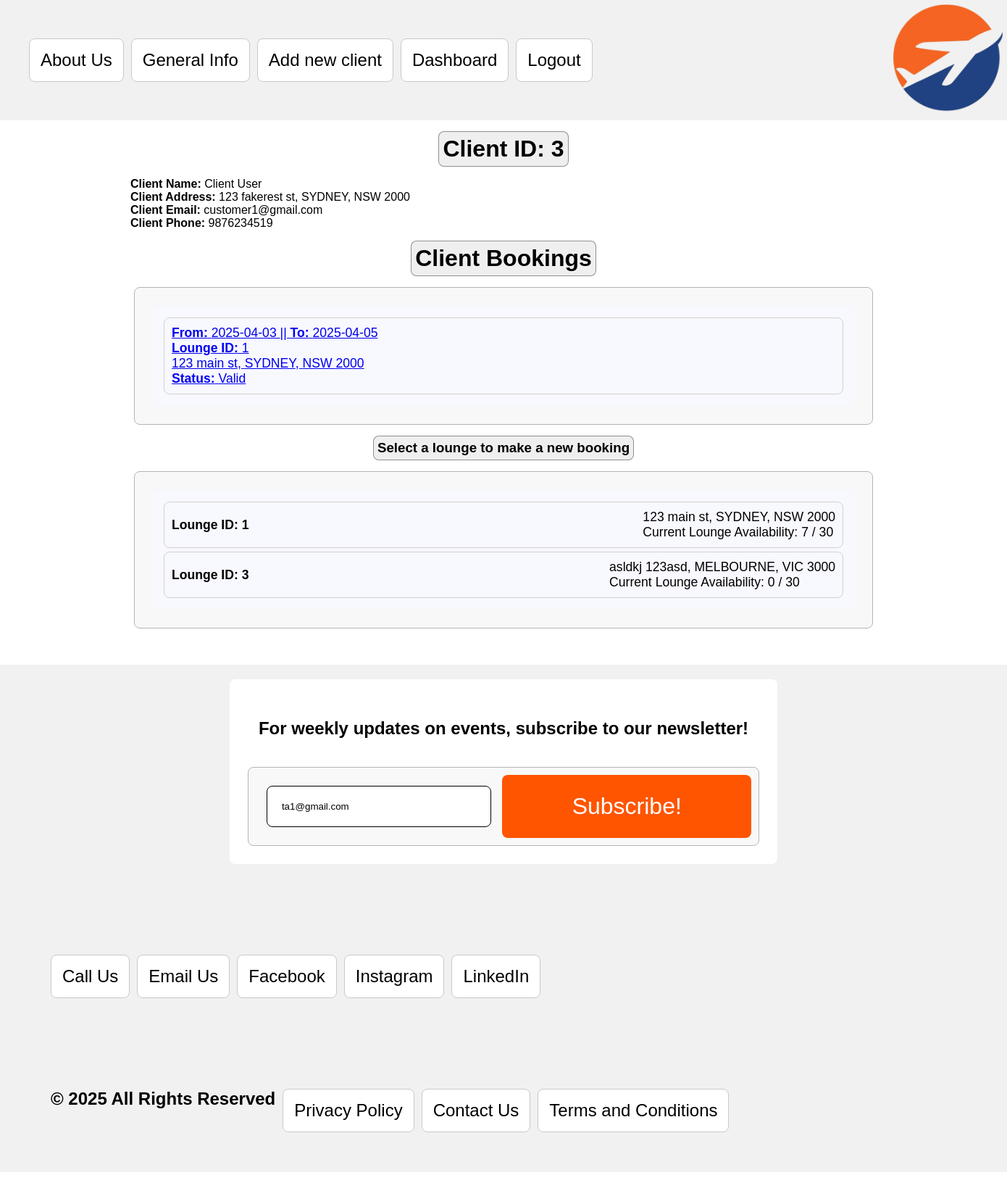
The app's page /view-client/3 (signed in) with its own data.
### website/models.py (models this page shows)
class User(db.Model, UserMixin):
    id = db.Column(db.Integer, primary_key=True)
    password = db.Column(db.String(50), nullable=False)
    first_name = db.Column(db.String(20), nullable=False)
    last_name = db.Column(db.String(20), nullable=False)
    address = db.Column(db.String(100), nullable=False)
    state = db.Column(db.String(50), nullable=False)
    postcode = db.Column(db.String(10), nullable=False)
    locality = db.Column(db.String(25), nullable=False)
    email = db.Column(db.String(80), unique=True, nullable=False)
    phone = db.Column(db.String(20), nullable=False)
    is_verified = db.Column(db.Boolean, nullable=False, default=False)
    subscriber_link = db.relationship('UserSubscriberLink', backref='user', uselist=False)
    user_type = db.Column(db.String(20), nullable=False, default="customer")
    travel_agent_license = db.Column(db.String(20), nullable=True, index=True)  # For travel agent links
    __mapper_args__ = {
        'polymorphic_on': user_type,  # Indicates the column used to determine the subclass
        'polymorphic_identity': 'user'  # Identity for the base User class
    }

class Booking(db.Model):
    id = db.Column(db.Integer, primary_key=True)
    entry_date = db.Column(db.Date, nullable=False, index=True)
    exit_date = db.Column(db.Date, nullable=False, index=True)
    guests_qty = db.Column(db.Integer, nullable=False)
    flight_id = db.Column(db.String(50), nullable=False)  # Flight identifier
    dietary_req = db.Column(db.String(255), nullable=True)  # Optional dietary requirements
    status = db.Column(db.String(20), nullable=False, default="Valid")
    user_id = db.Column(db.Integer, db.ForeignKey('user.id'), nullable=False)  # Link to the User table
    user = db.relationship('User', backref='bookings')
    lounge_id = db.Column(db.Integer, db.ForeignKey('lounge.id'), nullable=False)
    lounge = db.relationship('Lounge', backref='bookings')

class Lounge(db.Model):
    id = db.Column(db.Integer, primary_key=True)
    description = db.Column(db.String(2000), nullable=False)
    address = db.Column(db.String(100), nullable=False)
    state = db.Column(db.String(50), nullable=False)
    postcode = db.Column(db.String(10), nullable=False)
    locality = db.Column(db.String(25), nullable=False)
    image_folder = db.Column(db.String(255), unique=True, nullable=False)
    max_capacity = db.Column(db.Integer, nullable=False, default=30)
    status = db.Column(db.String(6), nullable=False, default="Open")

### website/auth.py (the view, shortened to what this page needs)
@auth.route('/view-client/<int:client_id>', methods=['GET', 'POST'])
@travel_agent_required
def view_client(client_id):
    client = User.query.filter_by(id=client_id).first()
    bookings = Booking.query.filter_by(user_id=client.id, status="Valid").all()
    lounges = Lounge.query.all()
    lounges_with_capacity = []
    for lounge in lounges:
        current_capacity = db.session.query(
            db.func.sum(Booking.guests_qty)
        ).filter_by(lounge_id=lounge.id, status="Valid").scalar() or 0
        remaining_capacity = lounge.max_capacity - current_capacity
        lounges_with_capacity.append({
            "lounge": lounge,
            "current_capacity": current_capacity,
            "remaining_capacity": remaining_capacity,
        })
    return render_template('main/view-client.html', client=client,
        lounges=lounges_with_capacity, bookings=bookings)

### website/__init__.py (called while the page is built)
def travel_agent_required(f):
    @wraps(f)
    def decorated_function(*args, **kwargs):
        if not current_user.is_authenticated:
            flash('Please log in before attempting to access this page.', category='error')
            return redirect(url_for('auth.login'))
        if not current_user.is_verified:
            flash('Please verify your account to access this page.', category='error')
            return redirect(url_for('auth.verify_account'))
        if not current_user.user_type == "travel_agent":
            flash('Access Denied!', category='error')
            return redirect(url_for('views.home'))
        return f(*args, **kwargs)
    return decorated_function

### website/templates/main/view-client.html (shortened to what this page needs)
{% extends "main/base.html" %}
{% block content %}
<div>
	<h1>Client ID: {{ client.id }}</h1>
	<b>Client Name:</b> {{ client.first_name }} {{ client.last_name }}
	<br />
	<b>Client Address:</b> {{ client.address }}, {{ client.locality }}, {{ client.state }} {{ client.postcode }}
	<br />
	<b>Client Email:</b> {{ client.email }}
	<br />
	<b>Client Phone:</b> {{ client.phone }}
	<br />
	<h1>Client Bookings</h1>
	{% if bookings %}
		<div class="notes-div">
			<ul class="note-list">
				{% for booking in bookings %}
					<li class="note">
						<a href="{{ url_for('bookings.view_booking', booking_id=booking.id) }}">
							<b>From:</b> {{ booking.entry_date }}  ||  <b>To:</b> {{ booking.exit_date }}
							<br />
							<b>Lounge ID:</b> {{ booking.lounge.id }}
							<br />
							{{ booking.lounge.address }}, {{ booking.lounge.locality }}, {{ booking.lounge.state }} {{ booking.lounge.postcode }}
							<br />
							<b>Status:</b> {{ booking.status }}
						</a>
					</li>
				{% endfor %}
			</ul>
		</div>
	{% else %}
	<p>No Bookings found for this client.</p>
	{% endif %}
	<h3>Select a lounge to make a new booking</h3>
	<div class="notes-div">
		<ul class="note-list">
			{% for data in lounges %}
				{% set lounge = data.lounge %}
				<li style="cursor:pointer"
					class="note"
					onclick="open_modal(this)"
					data-id="{{ lounge.id }}"
					data-address="{{ lounge.address }}"
					data-locality="{{ lounge.locality }}"
					data-state="{{ lounge.state }}"
					data-postcode="{{ lounge.postcode }}"
					data-max_capacity="{{ lounge.max_capacity }}"
					data-current_capacity="{{ data.current_capacity }}"
					data-remaining_capacity="{{ data.remaining_capacity }}">
					<b>Lounge ID: {{ lounge.id }}</b>
					{{ lounge.address }}, {{ lounge.locality }}, {{ lounge.state }} {{ lounge.postcode }}
					<br />
					Current Lounge Availability: {{ data.current_capacity }} / {{ lounge.max_capacity }}
				</li>
			{% endfor %}
		</ul>
	</div>
</div>
{% endblock %}

### website/templates/main/base.html (shortened to what this page needs)
<!doctype html>
<html>
    <head>
        <link rel="stylesheet" type="text/css" href="{{ url_for('static', filename='index.css') }}" />
    </head>
    <body>
        <nav class="navbar">
            <div class="navbar-collapse">
                <div class="nav">
					<a class="nav-item" href="{{ url_for('views.about') }}">About Us</a>
					<a class="nav-item" href="{{ url_for('views.general_info') }}">General Info</a>
					{% if user.is_authenticated and user.is_verified %}
						{% if user.user_type == "travel_agent" %}
							<a class="nav-item" href="{{ url_for('auth.sign_up') }}">Add new client</a>
						{% endif %}
						<a class="nav-item" href="{{ url_for('auth.dashboard') }}">Dashboard</a>
						<a class="nav-item" href="{{ url_for('auth.logout') }}">Logout</a>
					{% elif user.is_authenticated and not user.is_verified %}
						<a class="nav-item" href="{{ url_for('auth.verify_account') }}">Verify Account</a>
					{% else %}
						<a class="nav-item" href="{{ url_for('auth.login') }}">Login</a>
						<a class="nav-item" href="{{ url_for('auth.sign_up') }}">Sign Up</a>
					{% endif %}
				</div>
                <div class="logo">
					<a href="/">
                    <img class="logo-picture" src="{{ url_for('static', filename='/images/FDA_logo.png') }}" />
					</a>
                </div>
            </div>
        </nav>
        <div>{% block content %} {% endblock %}</div>
        <div class="navbar">
            <div class="nav container">
                <div class="form-body">
                    <form action="{{ url_for('auth.subscribe') }}" method="POST">
                        <div class="form">
                            <p>For weekly updates on events, subscribe to our newsletter!</p>
                        </div>
                        <div class="notes-div">
                            {% if not is_subscribed %}
                            <input type="email" name="email" placeholder="Enter email address" value="{{ user.email if user.is_authenticated else '' }}" />
                            <button type="submit" class="submit-btn">Subscribe!</button>
                            {% else %}
                            <h3>You've already subscribed with {{ user.email }}</h3>
                            {% endif %}
                        </div>
                    </form>
                </div>
            </div>
            <div class="alert">
                <div class="navbar-collapse">
                    <div class="nav">
                        <a class="nav-item">Call Us</a>
                        <a class="nav-item">Email Us</a>
                        <a class="nav-item">Facebook</a>
                        <a class="nav-item">Instagram</a>
                        <a class="nav-item">LinkedIn</a>
                    </div>
                </div>
            </div>
            <div class="alert">
                <div class="navbar-collapse">
                    <div class="nav">
                        <a>&copy; 2025 All Rights Reserved</a>
                        <a class="nav-item" href="{{ url_for('views.privacy_policy', _external=True) }}">Privacy Policy</a>
						<a class="nav-item" href="{{ url_for('views.contact_us', _external=True) }}">Contact Us</a>
                        <a class="nav-item" href="{{ url_for('views.terms_condition', _external=True) }}">Terms and Conditions</a>
                    </div>
                </div>
            </div>
        </div>
    </body>
</html>

### website/static/css/index.css (style rules this page uses)
body { background-image: url(../images/background_lounge.jpeg); background-size: cover; background-repeat: no-repeat; background-attachment: fixed; background-position: center; background-color: white; font-family: 'Lora', sans-serif; font-size: 1rem; box-sizing: border-box; padding: 0px 180px 0px 180px; margin: 0; }
.navbar { margin: 0px -180px 0px -180px; background-color: rgb(241, 241, 241); font-size: 1.5rem; font-weight: 700; }
.navbar-collapse { justify-content: space-between; display: flex; align-items: center; }
.nav { margin:40px; gap: 10px; display: flex; flex-wrap: wrap; }
.nav-item { font-family: Arial, Helvetica, sans-serif; font-weight: lighter; padding: 15px; color: black; background-color: rgb(255, 255, 255); text-decoration: none; border-radius: 8px; border: 1px solid rgb(201, 201, 201); }
.alert { padding: 15px; margin: 15px; border-radius: 8px; display: flex; justify-content: space-between; align-items: center; font-weight: bold; font-size: 1.5rem; }
.container { display: flex; margin: 50px -180px 50px -180px; padding: 20px; justify-content: center; }
button { border-radius: 8px; }
h1, h3 { color: rgb(0, 0, 0); text-align: center; background-color: rgb(240, 239, 239); padding: 5px; display: block; border: 1px solid rgb(0, 0, 0, 0.4); border-radius: 8px; margin: 15px auto; width: fit-content; }
p { background-color: white; padding: 10px 20px; border-radius: 8px; display: inline-block; }
ul { list-style-type: none; padding: 10px; }
.note-list { padding: 10px; width: 95%; background-color: ghostwhite; border-radius: 8px; }
.note { display: flex; justify-content: space-between; align-items: center; }
li { font-size: 1.1rem; padding: 10px; border-radius: 8px; border: 1px solid rgb(209, 209, 209); margin: 5px; }
.notes-div { border-radius: 8px; border: 1px solid rgb(180, 180, 180); padding: 10px; margin: 5px; background-color: rgb(248, 248, 248); justify-content: center; display: flex; }
img { border-radius: 8px; }
.logo { padding: 5px; }
.logo-picture { height: 150px; }
.form-body { display: flex; align-items: center; justify-content: center; }
form { background-color: white; border-radius: 8px; padding: 20px; width: 95%; display: block; }
.form { display: flex; align-items: center; }
input { width: 80%; padding: 20px; margin: 15px; border: 1px solid black; border-radius: 8px; }
.submit-btn { width: 100%; padding: 8px; background-color: rgb(255, 85, 0); color: white; border: none; cursor: pointer; font-size: 2rem; }

### records on screen
User: id "3", first_name "Client", last_name "User", address "123 fakerest st", locality "SYDNEY", state "NSW", postcode "2000", email "customer1@gmail.com", phone "9876234519"
Booking: entry_date "2025-04-03", exit_date "2025-04-05", lounge.id "1", lounge.address "123 main st", lounge.locality "SYDNEY", lounge.state "NSW", lounge.postcode "2000", status "Valid"
Lounge: id "1", address "123 main st", locality "SYDNEY", state "NSW", postcode "2000", max_capacity "30"
Lounge: id "3", address "asldkj 123asd", locality "MELBOURNE", state "VIC", postcode "3000", max_capacity "30"
User: email "ta1@gmail.com"

### other values on screen
{{ data.current_capacity }} "7" "0"
